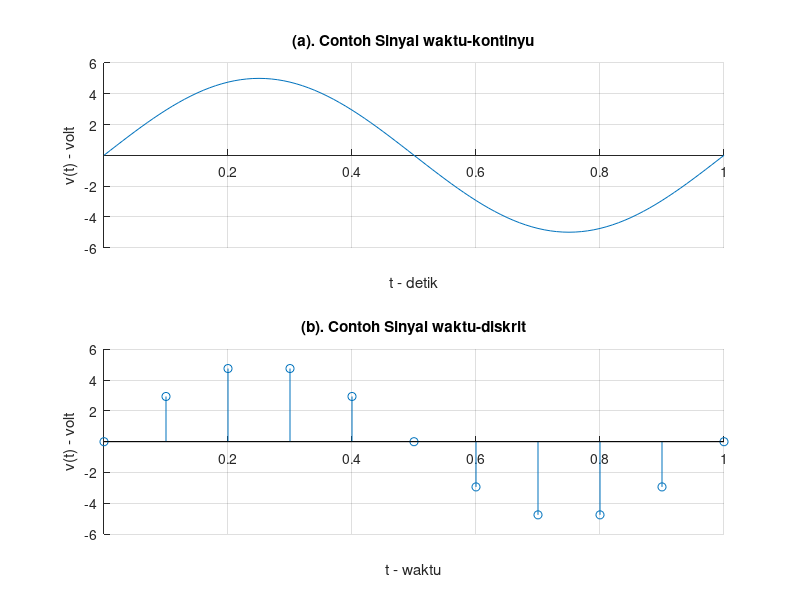

MATLAB code to generate this figure:
clear all; close all; clc
A = 5;  % [Volt] Amplitudo sinyal
F = 1;   % [Hz] Frekuensi sinyal
fs = 100; % Frekuensi sampling
durasi = 1; t = 0:1/fs:durasi; t2 = 0:10/fs:durasi;

vt = A*sin(2*pi*F*t); % Representasi Sinyal waktu-kontinyu
vt2 = A*sin(2*pi*F*t2); % Representasi SInyal waktu-Diskrit

subplot(2,1,1); plot(t,vt); 
title("(a). Contoh Sinyal waktu-kontinyu"); set(gca,"box","off")
set(gca,"yaxislocation","origin"); set(gca,"xaxislocation","origin")
xlabel("t - detik"); ylabel("v(t) - volt"); grid on

subplot(2,1,2); stem(t2,vt2);
title("(b). Contoh Sinyal waktu-diskrit"); set(gca,"box","off")
set(gca,"yaxislocation","origin"); set(gca,"xaxislocation","origin")
xlabel("t - waktu"); ylabel("v(t) - volt"); grid on
